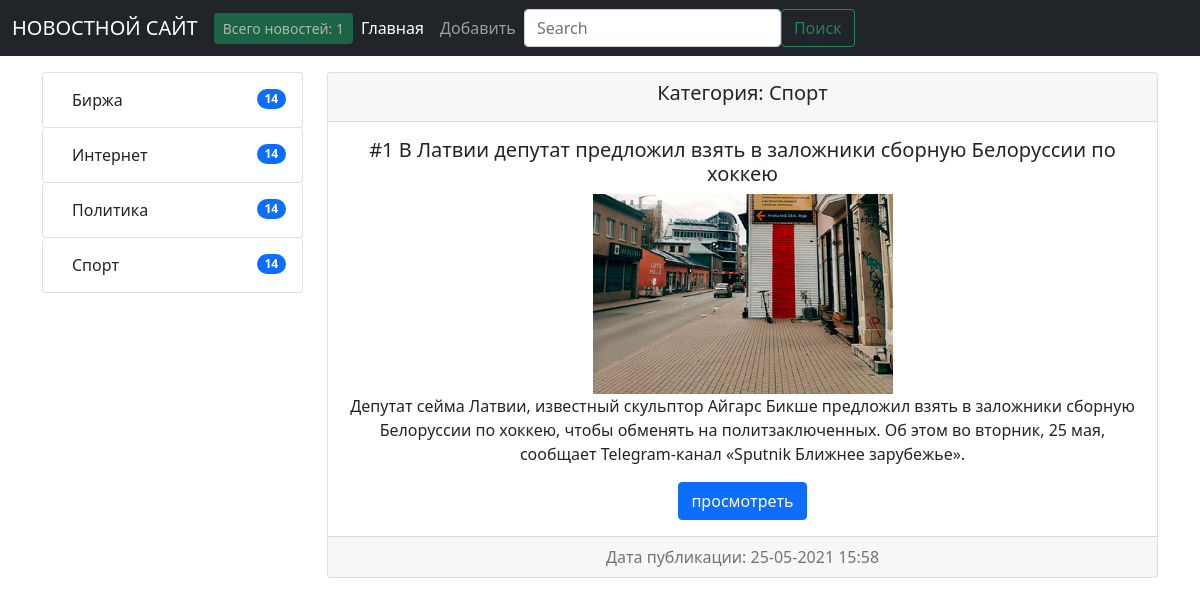
Screenshot of /category/3/ with the database file from the repository.
### news/models.py (models this page shows, shortened)
class Categories(models.Model):
    title = models.CharField(max_length=255, db_index=True, verbose_name='Категория')
    class Meta:
        verbose_name = 'Категория'
        verbose_name_plural = 'Категории'
        ordering = ['title']

class News(models.Model):
    title = models.CharField(max_length=255, db_index=True, verbose_name='Заголовок')
    content = models.TextField(verbose_name='Контент')
    category = models.ForeignKey(Categories, on_delete=models.CASCADE, verbose_name='Категория')
    created_at = models.DateTimeField(auto_now_add=True, verbose_name='Дата создания')
    updated_at = models.DateTimeField(auto_now=True, verbose_name='Дата обновления')
    photo = models.ImageField(blank=True, upload_to='photos/%Y/%m/%d/', verbose_name='Изображение')
    file = models.FileField(blank=True, upload_to='files/%Y/%m/%d', verbose_name='Файл')
    is_published = models.BooleanField(default=True, verbose_name='Статус публикации')
    class Meta:
        verbose_name = 'Новость'
        verbose_name_plural = 'Новости'
        ordering = ['-created_at']

### news/views.py (the view)
# urls.py: path('category/<int:category_id>/', get_category, name='category')
def get_category(request, category_id):
    news = News.objects.filter(category_id=category_id)
    categories = Categories.objects.all()
    category = Categories.objects.get(pk=category_id)
    return render(request, 'news/category.html', {'news': news, 'categories': categories, 'category': category})

### news/templates/news/category.html (shortened to what this page needs)
{% extends 'base.html' %}
{% block sidebar %}
    {% include 'inc/_sidebar.html' %}
{% endblock %}
{% block content %}
    {% for new in news %}
        <div class="card text-center mb-3">
            <div class="card-header">
                <h5>Категория: {{ new.category.title }}</h5>
            </div>
            <div class="card-body">
                <h5 class="card-title">#{{ new.pk }} {{ new.title }}</h5>
                <div class="media">
                    {% if new.photo %}
                        <img src="{{ new.photo.url }}" alt="" width="300px">
                    {% endif %}
                </div>
                <p class="card-text">{{ new.content }}</p>
                <a href="#" class="btn btn-primary">просмотреть</a>
            </div>
            <div class="card-footer text-muted">
                Дата публикации: {{ new.created_at |  date:'d-m-Y H:i' }}
            </div>
        </div>
    {% empty %}
        <p>Извините, здесь ничего нет...</p>
    {% endfor %}
{% endblock %}

### templates/base.html (shortened to what this page needs)
<!doctype html>
<html lang="ru">
<head>
    <link rel="stylesheet" href="https://stackpath.bootstrapcdn.com/bootstrap/5.0.0-alpha1/css/bootstrap.min.css"
>
</head>
<body>
{% include 'inc/_nav.html' %}
<div class="container">
    <div class="row">
        <div class="col-md-3">
            {% block sidebar %}{% endblock %}
        </div>
        <div class="col-md-9">
            {% block content %}{% endblock %}
        </div>
    </div>
</div>
</body>
</html>

### templates/inc/_nav.html (shortened to what this page needs)
<nav class="navbar navbar-expand-lg navbar-dark bg-dark mb-3 ">
    <div class="container-fluid">
        <a class="navbar-brand" href="{% url 'home' %}">НОВОСТНОЙ САЙТ</a>
        <button type="button" class="btn btn-success btn-sm" disabled>Всего новостей: {{ news.count }}</button>
        <div class="collapse navbar-collapse" id="navbarSupportedContent">
            <ul class="navbar-nav mr-auto mb-2 mb-lg-0">
                <li class="nav-item">
                    <a class="nav-link active" aria-current="page" href="{% url 'home' %}">Главная</a>
                </li>
                <li class="nav-item">
                    <a class="nav-link" href="#">Добавить</a>
                </li>
            </ul>
            <form class="d-flex">
                <input class="form-control mr-2" type="search" placeholder="Search" aria-label="Search">
                <button class="btn btn-outline-success" type="submit">Поиск</button>
            </form>
        </div>
    </div>
</nav>

### templates/inc/_sidebar.html
{% load news_tags %}
<ul class="list-group">
    {% for category in categories %}
        <li class="list-group-item d-flex justify-content-between align-items-center btn btn-light">
            <a href="{% url 'category'  category.pk %}" class="btn">{{ category.title }}</a>
            <span class="badge bg-primary rounded-pill">14</span>
        </li>
    {% endfor %}
</ul>

### rows the page displays
Categories: title "Биржа"
Categories: title "Интернет"
Categories: title "Политика"
Categories: title "Спорт"
News: category "Спорт", pk "1", title "В Латвии депутат предложил взять в заложники сборную Белоруссии по хоккею", photo (picture), content "Депутат сейма Латвии, известный скульптор Айгарс Бикше предложил взять в заложники сборную Белоруссии по хоккею, чтобы обменять на политзаключенных. Об этом во вторник, 25 мая, сообщает Telegram-канал «Sputnik Ближнее зарубежье».", created_at "25-05-2021 15:58"

### other values shown
{{ news.count }} "1"
